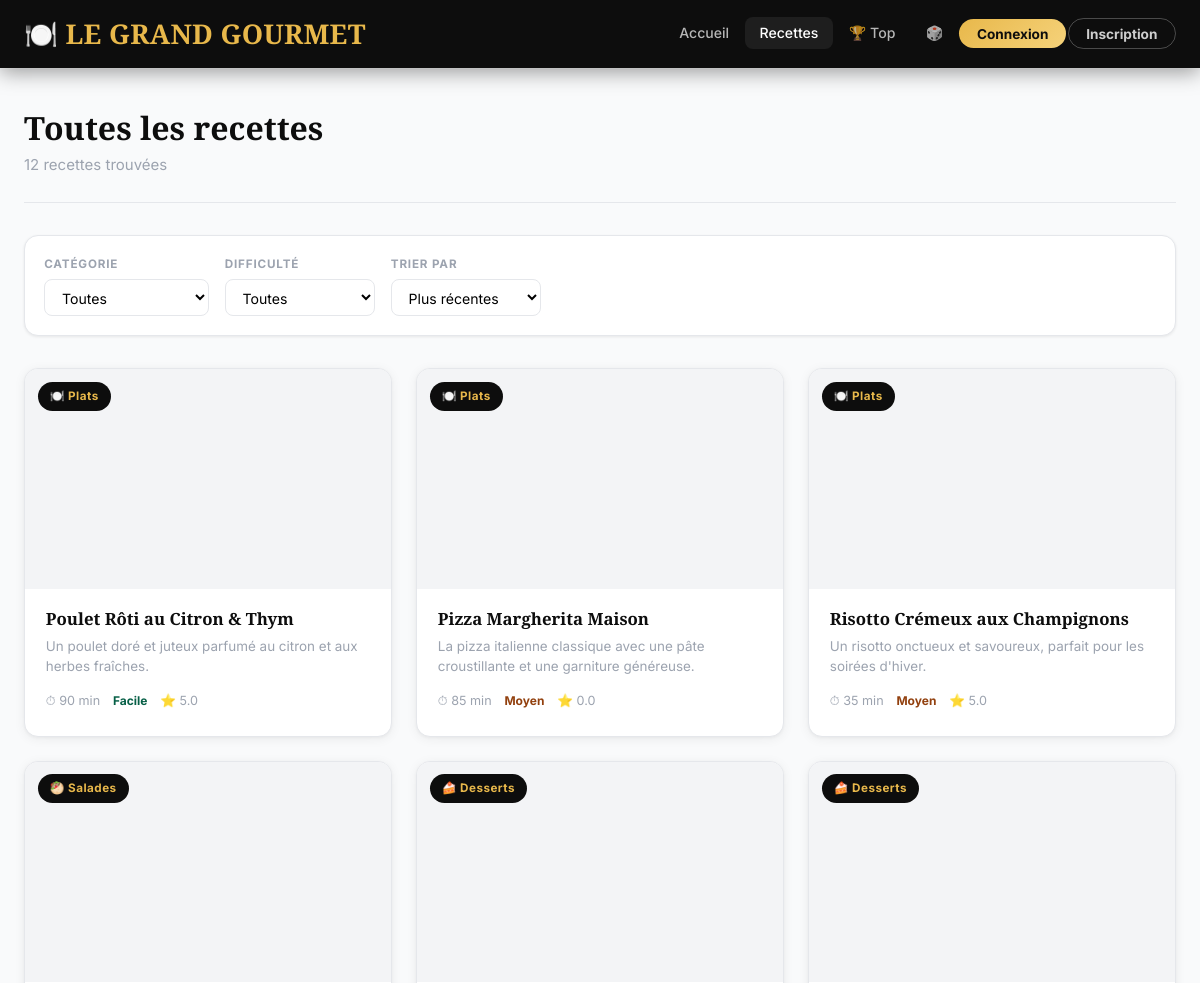
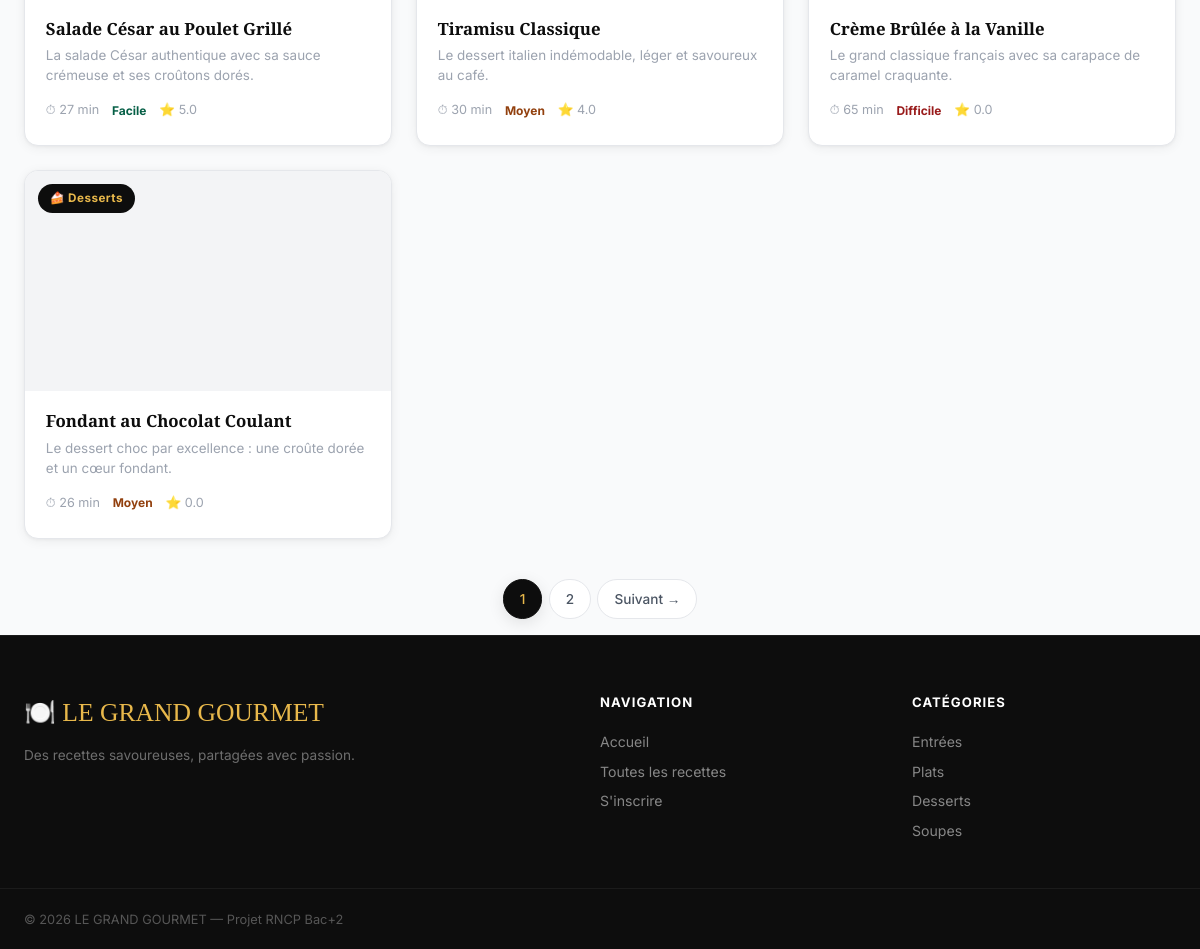
Page /recettes.php on the committed database (2 pictures, top to bottom).
### tables this page shows
CREATE TABLE recettes (
  id                 INT          AUTO_INCREMENT PRIMARY KEY,
  titre              VARCHAR(200) NOT NULL,
  slug               VARCHAR(200) NOT NULL UNIQUE,
  description        TEXT,
  instructions       TEXT         NOT NULL,
  temps_preparation  INT          NOT NULL DEFAULT 0 COMMENT 'en minutes',
  temps_cuisson      INT          NOT NULL DEFAULT 0 COMMENT 'en minutes',
  difficulte         ENUM('Facile', 'Moyen', 'Difficile') NOT NULL DEFAULT 'Moyen',
  nb_personnes       INT          NOT NULL DEFAULT 4,
  image              VARCHAR(255),
  est_publiee        TINYINT(1)   NOT NULL DEFAULT 1,
  vues               INT          NOT NULL DEFAULT 0,
  categorie_id       INT          NOT NULL,
  auteur_id          INT          NOT NULL,
  date_creation      DATETIME     NOT NULL DEFAULT CURRENT_TIMESTAMP,
  CONSTRAINT fk_recette_categorie
    FOREIGN KEY (categorie_id) REFERENCES categories(id)
    ON DELETE RESTRICT ON UPDATE CASCADE,
  CONSTRAINT fk_recette_auteur
    FOREIGN KEY (auteur_id) REFERENCES utilisateurs(id)
    ON DELETE RESTRICT ON UPDATE CASCADE
);

CREATE TABLE categories (
  id        INT          AUTO_INCREMENT PRIMARY KEY,
  nom       VARCHAR(100) NOT NULL,
  slug      VARCHAR(100) NOT NULL UNIQUE,
  icone     VARCHAR(10),
  couleur   VARCHAR(7),
  image     VARCHAR(255)
);

### fonctions.php (called while the page is built, shortened)
<?php
function url($page = '')
{
    if ($page === '') {
        return BASE_URL . '/';
    }
    $pos = strpos($page, '?');
    if ($pos === false) {
        return BASE_URL . '/' . $page . '.php';
    }
    $nom    = substr($page, 0, $pos);
    $params = substr($page, $pos);
    return BASE_URL . '/' . $nom . '.php' . $params;
}
function recipeImage($path)
{
    if (substr($path, 0, 4) === 'http') {
        return $path;
    }
    return asset('uploads/' . ltrim($path, '/'));
}
function e($value)
{
    return htmlspecialchars($value, ENT_QUOTES | ENT_HTML5, 'UTF-8');
}
function isLoggedIn()
{
    return isset($_SESSION['user_id']);
}
function getRecettes($pdo, $filtres = [], $limit = 9, $offset = 0)
{
    $where  = ['r.est_publiee = 1'];
    $params = [];
    $whereSQL = implode(' AND ', $where);
    $tri = isset($filtres['tri']) ? $filtres['tri'] : 'recent';
    if ($tri === 'note') {
        $orderSQL = 'note_moy DESC';
    } elseif ($tri === 'rapide') {
        $orderSQL = 'duree_totale ASC';
    } else {
        $orderSQL = 'r.date_creation DESC';
    }
    $params[] = $limit;
    $params[] = $offset;
    $sql = "SELECT r.*, c.nom AS cat_nom, c.slug AS cat_slug, c.icone AS cat_icone,
                   u.pseudo AS auteur,
                   COALESCE(AVG(n.valeur), 0) AS note_moy,
                   COUNT(DISTINCT n.utilisateur_id) AS nb_notes,
                   (r.temps_preparation + r.temps_cuisson) AS duree_totale
            FROM recettes r
            JOIN categories  c ON c.id = r.categorie_id
            JOIN utilisateurs u ON u.id = r.auteur_id
            LEFT JOIN notes   n ON n.recette_id = r.id
            WHERE $whereSQL
            GROUP BY r.id
            ORDER BY $orderSQL
            LIMIT ? OFFSET ?";
    $stmt = $pdo->prepare($sql);
    $stmt->execute($params);
    return $stmt->fetchAll();
}
function countRecettes($pdo, $filtres = [])
{
    $where  = ['r.est_publiee = 1'];
    $params = [];
    $whereSQL = implode(' AND ', $where);
    $sql = "SELECT COUNT(DISTINCT r.id)
            FROM recettes r
            JOIN categories c ON c.id = r.categorie_id
            WHERE $whereSQL";
    $stmt = $pdo->prepare($sql);
    $stmt->execute($params);
    return (int) $stmt->fetchColumn();
}

### recettes.php (the view, shortened to what this page needs)
<?php
require_once __DIR__ . '/database.php';
require_once __DIR__ . '/fonctions.php';
$q       = trim(isset($_GET['q'])    ? $_GET['q']    : '');
$catSlug = trim(isset($_GET['cat'])  ? $_GET['cat']  : '');
$diff    = trim(isset($_GET['diff']) ? $_GET['diff'] : '');
$tri     = isset($_GET['tri'])  ? $_GET['tri']  : 'recent';
$page    = isset($_GET['page']) ? (int) $_GET['page'] : 1;
$perPage = 9;
$offset  = ($page - 1) * $perPage;
if (!in_array($diff, ['Facile', 'Moyen', 'Difficile'])) {
    $diff = '';
}
$filtres = array_filter([
    'q'    => $q,
    'cat'  => $catSlug,
    'diff' => $diff,
    'tri'  => $tri,
]);
$total      = countRecettes($pdo, $filtres);
$totalPages = (int) ceil($total / $perPage);
$recettes   = getRecettes($pdo, $filtres, $perPage, $offset);
include __DIR__ . '/header.php';
?>
<div class="container">
  <div class="page-header">
    <h1>Toutes les recettes
    </h1>
    <p><?= $total ?> recette<?= $total > 1 ? 's' : '' ?> trouvée<?= $total > 1 ? 's' : '' ?></p>
  </div>
  <form class="filters-bar" method="GET" action="<?= url('recettes') ?>">
    <div class="filter-group">
      <label>Catégorie</label>
      <select name="cat" onchange="this.form.submit()">
        <option value="">Toutes</option>
      </select>
    </div>
    <div class="filter-group">
      <label>Difficulté</label>
      <select name="diff" onchange="this.form.submit()">
        <option value="">Toutes</option>
      </select>
    </div>
    <div class="filter-group">
      <label>Trier par</label>
      <select name="tri" onchange="this.form.submit()">
        <option value="recent" <?= $tri === 'recent' ? 'selected' : '' ?>>Plus récentes</option>
      </select>
    </div>
  </form>
  <?php if (empty($recettes)): ?>
  <div class="empty-state">
    <p>😕 Aucune recette ne correspond à votre recherche.</p>
    <a href="<?= url('recettes') ?>" class="btn btn-primary">Voir toutes les recettes</a>
  </div>
  <?php else: ?>
  <div class="recipes-grid">
    <?php foreach ($recettes as $r): ?>
    <article class="recipe-card">
      <a href="<?= url('recette?slug=' . e($r['slug'])) ?>" class="recipe-card-img-link">
        <div class="recipe-card-img" style="background-image: url('<?= recipeImage($r['image']) ?>')">
          <span class="recipe-badge"><?= e($r['cat_icone']) ?> <?= e($r['cat_nom']) ?></span>
        </div>
      </a>
      <div class="recipe-card-body">
        <h3><a href="<?= url('recette?slug=' . e($r['slug'])) ?>"><?= e($r['titre']) ?></a></h3>
        <p class="recipe-desc"><?= e($r['description']) ?></p>
        <div class="recipe-meta">
          <span>⏱ <?= (int)$r['duree_totale'] ?> min</span>
          <span class="difficulty difficulty-<?= strtolower($r['difficulte']) ?>"><?= e($r['difficulte']) ?></span>
          <span>⭐ <?= number_format($r['note_moy'], 1) ?></span>
        </div>
      </div>
    </article>
    <?php endforeach; ?>
  </div>
  <?php if ($totalPages > 1): ?>
  <?php
  $qs = http_build_query(array_filter(['q' => $q, 'cat' => $catSlug, 'diff' => $diff, 'tri' => $tri]));
  $qs = $qs ? '&' . $qs : '';
  ?>
  <nav class="pagination">
    <?php for ($i = 1; $i <= $totalPages; $i++): ?>
    <a href="<?= url('recettes?page=' . $i . $qs) ?>" class="page-btn <?= $i === $page ? 'active' : '' ?>"><?= $i ?></a>
    <?php endfor; ?>
    <?php if ($page < $totalPages): ?>
    <a href="<?= url('recettes?page=' . ($page + 1) . $qs) ?>" class="page-btn">Suivant →</a>
    <?php endif; ?>
  </nav>
  <?php endif; ?>
  <?php endif; ?>
</div>
<?php include __DIR__ . '/footer.php'; ?>

### header.php (shortened to what this page needs)
<!DOCTYPE html>
<html lang="fr">
<head>
  <link rel="stylesheet" href="<?= BASE_URL ?>/assets/css/style.css">
  <link rel="stylesheet" href="<?= BASE_URL ?>/assets/css/animations.css">
</head>
<body>
<?php include __DIR__ . '/navbar.php'; ?>
<main class="main-content">

### navbar.php (shortened to what this page needs)
<?php
$nomPage = basename($_SERVER['PHP_SELF']);
$user = currentUser();
function navActive($page, $nomPage) {
    return strpos($nomPage, $page) !== false ? 'active' : '';
}
?>
<nav class="navbar">
  <div class="navbar-container">
    <a href="<?= url('') ?>" class="navbar-brand">🍽️ LE GRAND GOURMET</a>
    <ul class="navbar-nav" id="navMenu">
      <li><a href="<?= url('') ?>" class="<?= $nomPage === 'index.php' && strpos($_SERVER['PHP_SELF'], '/admin/') === false ? 'active' : '' ?>">Accueil</a></li>
      <li><a href="<?= url('recettes') ?>" class="<?= navActive('recettes', $nomPage) ?>">Recettes</a></li>
      <li><a href="<?= url('top-recettes') ?>" class="<?= navActive('top-recettes', $nomPage) ?>">🏆 Top</a></li>
      <li><a href="<?= url('aleatoire') ?>" title="Recette aléatoire">🎲</a></li>
      <?php if (isLoggedIn()): ?>
      <li><a href="<?= url('ajouter-recette') ?>" class="btn-nav <?= navActive('ajouter-recette', $nomPage) ?>">➕ Publier</a></li>
      <li><a href="<?= url('favoris') ?>" class="<?= navActive('favoris', $nomPage) ?>">❤️ Favoris</a></li>
      <li class="nav-dropdown">
        <a href="#" class="nav-dropdown-toggle">
          <?= $user['avatar'] ? '<img src="' . e($user['avatar']) . '" class="nav-avatar">' : '👤' ?>
          <?= e($user['pseudo']) ?>
        </a>
        <ul class="nav-dropdown-menu">
          <li><a href="<?= url('profil') ?>">Mon profil</a></li>
          <?php if (isAdmin()): ?>
          <li><a href="<?= url('admin') ?>">⚙️ Administration</a></li>
          <?php endif; ?>
          <li class="divider"></li>
          <li><a href="<?= url('deconnexion') ?>" class="text-danger">Se déconnecter</a></li>
        </ul>
      </li>
      <?php else: ?>
      <li><a href="<?= url('connexion') ?>" class="btn-nav">Connexion</a></li>
      <li><a href="<?= url('inscription') ?>" class="btn-nav btn-nav-outline">Inscription</a></li>
      <?php endif; ?>
    </ul>
  </div>
</nav>

### footer.php (shortened to what this page needs)
</main>
<footer class="footer">
  <div class="footer-container">
    <div class="footer-brand">
      <span class="footer-logo">🍽️ LE GRAND GOURMET</span>
      <p>Des recettes savoureuses, partagées avec passion.</p>
    </div>
    <div class="footer-links">
      <h4>Navigation</h4>
      <ul>
        <li><a href="<?= url('') ?>">Accueil</a></li>
        <li><a href="<?= url('recettes') ?>">Toutes les recettes</a></li>
        <?php if (isLoggedIn()): ?>
        <li><a href="<?= url('favoris') ?>">Mes favoris</a></li>
        <li><a href="<?= url('profil') ?>">Mon profil</a></li>
        <?php else: ?>
        <li><a href="<?= url('inscription') ?>">S'inscrire</a></li>
        <?php endif; ?>
      </ul>
    </div>
    <div class="footer-links">
      <h4>Catégories</h4>
      <ul>
        <li><a href="<?= url('recettes?cat=entrees') ?>">Entrées</a></li>
        <li><a href="<?= url('recettes?cat=plats') ?>">Plats</a></li>
        <li><a href="<?= url('recettes?cat=desserts') ?>">Desserts</a></li>
        <li><a href="<?= url('recettes?cat=soupes') ?>">Soupes</a></li>
      </ul>
    </div>
  </div>
  <div class="footer-bottom">
    <p>© <?= date('Y') ?> LE GRAND GOURMET — Projet RNCP Bac+2</p>
  </div>
</footer>
</body>
</html>

### assets/css/animations.css (style rules this page uses)
.navbar { transition: box-shadow .3s, background .3s; }
.recipe-card { transition: transform .3s ease, box-shadow .3s ease, border-color .3s ease; }
.recipe-card-img { overflow: hidden; transition: transform .4s ease; }
.recipe-card-img, .recipe-hero-img { background-color: #F3F4F6; }

### rows in the picture
recettes: categorie.icone "🍽️", categorie.nom "Plats", titre "Poulet Rôti au Citron & Thym", description "Un poulet doré et juteux parfumé au citron et aux herbes fraîches.", duree_totale "90", difficulte "Facile", note_moy "5.0"
recettes: categorie.icone "🍽️", categorie.nom "Plats", titre "Pizza Margherita Maison", description "La pizza italienne classique avec une pâte croustillante et une garniture généreuse.", duree_totale "85", difficulte "Moyen", note_moy "0.0"
recettes: categorie.icone "🍽️", categorie.nom "Plats", titre "Risotto Crémeux aux Champignons", description "Un risotto onctueux et savoureux, parfait pour les soirées d'hiver.", duree_totale "35", difficulte "Moyen", note_moy "5.0"
recettes: categorie.icone "🥙", categorie.nom "Salades", titre "Salade César au Poulet Grillé", description "La salade César authentique avec sa sauce crémeuse et ses croûtons dorés.", duree_totale "27", difficulte "Facile", note_moy "5.0"
recettes: categorie.icone "🍰", categorie.nom "Desserts", titre "Tiramisu Classique", description "Le dessert italien indémodable, léger et savoureux au café.", duree_totale "30", difficulte "Moyen", note_moy "4.0"
recettes: categorie.icone "🍰", categorie.nom "Desserts", titre "Crème Brûlée à la Vanille", description "Le grand classique français avec sa carapace de caramel craquante.", duree_totale "65", difficulte "Difficile", note_moy "0.0"
recettes: categorie.icone "🍰", categorie.nom "Desserts", titre "Fondant au Chocolat Coulant", description "Le dessert choc par excellence : une croûte dorée et un cœur fondant.", duree_totale "26", difficulte "Moyen", note_moy "0.0"

### other values in the picture
$total "12"
